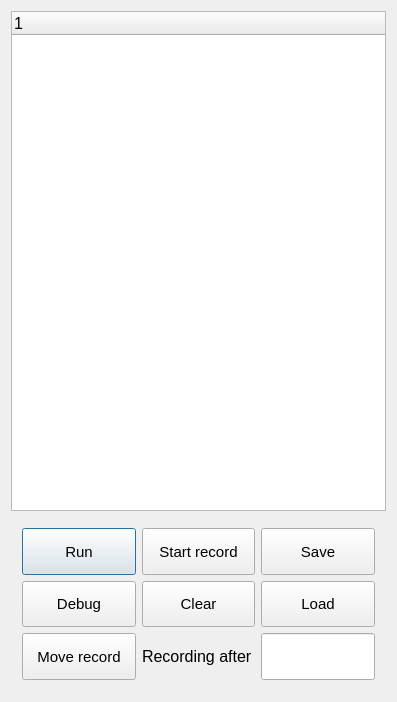
<?xml version="1.0" encoding="UTF-8"?>
<ui version="4.0">
 <class>MacrosDialog</class>
 <widget class="QDialog" name="MacrosDialog">
  <property name="geometry">
   <rect>
    <x>0</x>
    <y>0</y>
    <width>397</width>
    <height>702</height>
   </rect>
  </property>
  <property name="sizePolicy">
   <sizepolicy hsizetype="Fixed" vsizetype="Fixed">
    <horstretch>0</horstretch>
    <verstretch>0</verstretch>
   </sizepolicy>
  </property>
  <property name="windowTitle">
   <string>Macros</string>
  </property>
  <layout class="QVBoxLayout" name="verticalLayout">
   <item>
    <widget class="QTreeWidget" name="operationList">
     <property name="minimumSize">
      <size>
       <width>0</width>
       <height>500</height>
      </size>
     </property>
     <property name="font">
      <font>
       <pointsize>12</pointsize>
      </font>
     </property>
     <property name="showDropIndicator" stdset="0">
      <bool>false</bool>
     </property>
     <column>
      <property name="text">
       <string notr="true">1</string>
      </property>
     </column>
    </widget>
   </item>
   <item>
    <widget class="QStackedWidget" name="buttonsList">
     <property name="currentIndex">
      <number>0</number>
     </property>
     <widget class="QWidget" name="page_3">
      <layout class="QGridLayout" name="gridLayout">
       <item row="0" column="0">
        <widget class="QPushButton" name="runButton">
         <property name="sizePolicy">
          <sizepolicy hsizetype="Expanding" vsizetype="Preferred">
           <horstretch>1</horstretch>
           <verstretch>0</verstretch>
          </sizepolicy>
         </property>
         <property name="font">
          <font>
           <pointsize>11</pointsize>
          </font>
         </property>
         <property name="styleSheet">
          <string notr="true"/>
         </property>
         <property name="text">
          <string>Run</string>
         </property>
         <property name="checkable">
          <bool>false</bool>
         </property>
        </widget>
       </item>
       <item row="2" column="2">
        <widget class="QLineEdit" name="indexLineEdit">
         <property name="sizePolicy">
          <sizepolicy hsizetype="Expanding" vsizetype="Preferred">
           <horstretch>1</horstretch>
           <verstretch>0</verstretch>
          </sizepolicy>
         </property>
         <property name="font">
          <font>
           <pointsize>12</pointsize>
           <bold>false</bold>
          </font>
         </property>
         <property name="alignment">
          <set>Qt::AlignCenter</set>
         </property>
         <property name="readOnly">
          <bool>true</bool>
         </property>
        </widget>
       </item>
       <item row="1" column="1">
        <widget class="QPushButton" name="clearButton">
         <property name="sizePolicy">
          <sizepolicy hsizetype="Expanding" vsizetype="Preferred">
           <horstretch>1</horstretch>
           <verstretch>0</verstretch>
          </sizepolicy>
         </property>
         <property name="font">
          <font>
           <pointsize>11</pointsize>
          </font>
         </property>
         <property name="text">
          <string>Clear</string>
         </property>
        </widget>
       </item>
       <item row="0" column="2">
        <widget class="QPushButton" name="saveButton">
         <property name="sizePolicy">
          <sizepolicy hsizetype="Expanding" vsizetype="Preferred">
           <horstretch>1</horstretch>
           <verstretch>0</verstretch>
          </sizepolicy>
         </property>
         <property name="font">
          <font>
           <pointsize>11</pointsize>
          </font>
         </property>
         <property name="text">
          <string>Save</string>
         </property>
        </widget>
       </item>
       <item row="2" column="0">
        <widget class="QPushButton" name="moveRecordButton">
         <property name="sizePolicy">
          <sizepolicy hsizetype="Expanding" vsizetype="Preferred">
           <horstretch>1</horstretch>
           <verstretch>0</verstretch>
          </sizepolicy>
         </property>
         <property name="font">
          <font>
           <pointsize>11</pointsize>
          </font>
         </property>
         <property name="text">
          <string>Move record</string>
         </property>
        </widget>
       </item>
       <item row="2" column="1">
        <widget class="QLabel" name="indexLabel">
         <property name="sizePolicy">
          <sizepolicy hsizetype="Expanding" vsizetype="Preferred">
           <horstretch>1</horstretch>
           <verstretch>0</verstretch>
          </sizepolicy>
         </property>
         <property name="font">
          <font>
           <pointsize>12</pointsize>
          </font>
         </property>
         <property name="text">
          <string>Recording after</string>
         </property>
        </widget>
       </item>
       <item row="1" column="2">
        <widget class="QPushButton" name="loadButton">
         <property name="sizePolicy">
          <sizepolicy hsizetype="Expanding" vsizetype="Preferred">
           <horstretch>1</horstretch>
           <verstretch>0</verstretch>
          </sizepolicy>
         </property>
         <property name="font">
          <font>
           <pointsize>11</pointsize>
          </font>
         </property>
         <property name="text">
          <string>Load</string>
         </property>
        </widget>
       </item>
       <item row="1" column="0">
        <widget class="QPushButton" name="startDebugButton">
         <property name="sizePolicy">
          <sizepolicy hsizetype="Expanding" vsizetype="Preferred">
           <horstretch>1</horstretch>
           <verstretch>0</verstretch>
          </sizepolicy>
         </property>
         <property name="font">
          <font>
           <pointsize>11</pointsize>
          </font>
         </property>
         <property name="text">
          <string>Debug</string>
         </property>
        </widget>
       </item>
       <item row="0" column="1">
        <widget class="QPushButton" name="toggleRecordButton">
         <property name="sizePolicy">
          <sizepolicy hsizetype="Expanding" vsizetype="Preferred">
           <horstretch>1</horstretch>
           <verstretch>0</verstretch>
          </sizepolicy>
         </property>
         <property name="font">
          <font>
           <pointsize>11</pointsize>
          </font>
         </property>
         <property name="text">
          <string>Start record</string>
         </property>
        </widget>
       </item>
      </layout>
     </widget>
     <widget class="QWidget" name="page_4">
      <layout class="QGridLayout" name="gridLayout_4">
       <item row="0" column="3">
        <widget class="QPushButton" name="skipButton">
         <property name="font">
          <font>
           <pointsize>11</pointsize>
          </font>
         </property>
         <property name="text">
          <string>Skip</string>
         </property>
        </widget>
       </item>
       <item row="0" column="0">
        <widget class="QPushButton" name="nextDebugButton">
         <property name="font">
          <font>
           <pointsize>11</pointsize>
          </font>
         </property>
         <property name="text">
          <string>Next</string>
         </property>
        </widget>
       </item>
       <item row="0" column="1">
        <widget class="QPushButton" name="stopDebugButton">
         <property name="font">
          <font>
           <pointsize>11</pointsize>
          </font>
         </property>
         <property name="text">
          <string>Stop</string>
         </property>
        </widget>
       </item>
      </layout>
     </widget>
    </widget>
   </item>
  </layout>
 </widget>
 <layoutdefault spacing="6" margin="11"/>
 <resources/>
 <connections/>
</ui>
